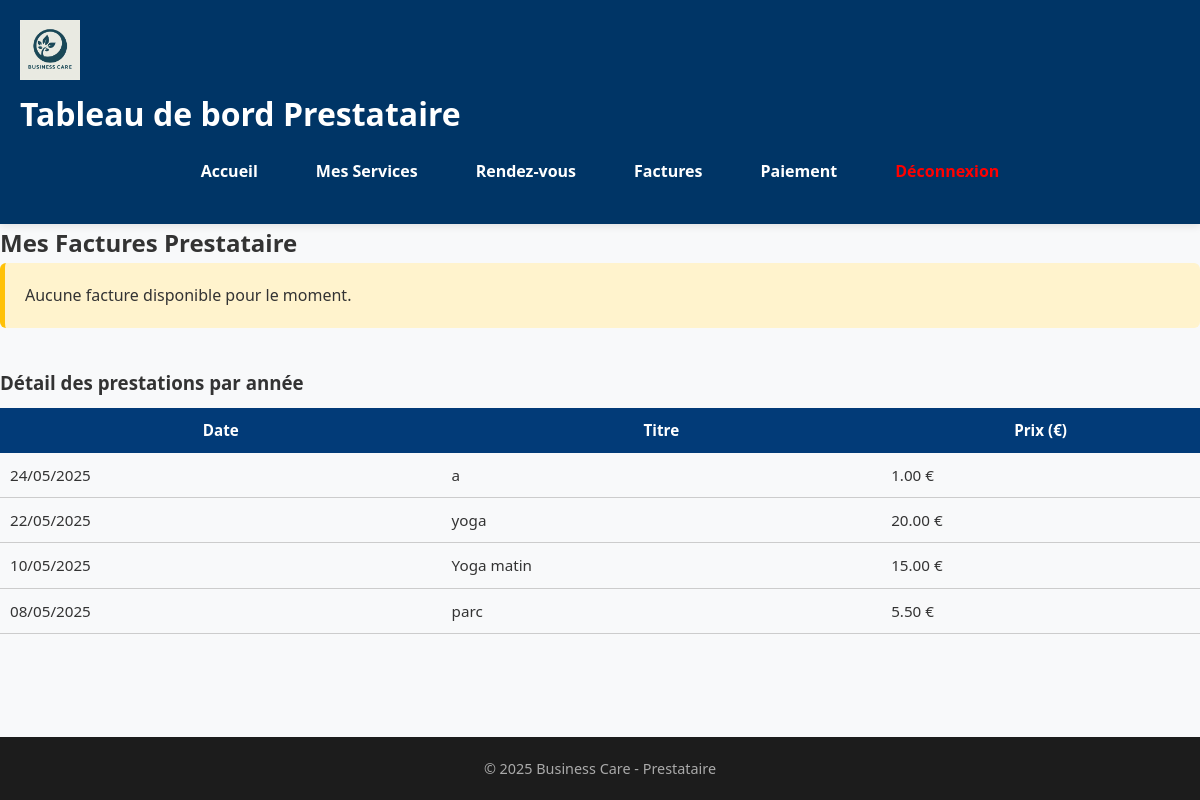
Page /provider/factures.php (signed in) on the committed database.
### tables this page shows
CREATE TABLE `services` (
  `id` int(11) NOT NULL,
  `title` varchar(150) DEFAULT NULL,
  `description` text,
  `category` varchar(100) DEFAULT NULL,
  `price` decimal(10,2) DEFAULT NULL,
  `service_date` date NOT NULL,
  `service_time` time NOT NULL,
  `capacity` int(11) DEFAULT '0',
  `duration` int(11) DEFAULT '60',
  `provider_id` int(11) DEFAULT NULL
);

### provider/factures.php (the view, shortened to what this page needs)
<?php
include 'includes/header.php';
$provider_id = $_SESSION['user_id'];
$stmt = $pdo->prepare("SELECT * FROM provider_invoices WHERE provider_id = ? ORDER BY year DESC");
$stmt->execute([$provider_id]);
$invoices = $stmt->fetchAll();
$services_stmt = $pdo->prepare("SELECT * FROM services WHERE provider_id = ? ORDER BY service_date DESC");
$services_stmt->execute([$provider_id]);
$services = $services_stmt->fetchAll();
?>
<main class="form-section">
    <h2>Mes Factures Prestataire</h2>
    <?php if (empty($invoices)): ?>
        <div style="padding: 20px; background-color: #fff3cd; border-left: 5px solid #ffc107; border-radius: 6px;">
            Aucune facture disponible pour le moment.
        </div>
    <?php endif; ?>
    <h3 style="margin-top: 40px;">Détail des prestations par année</h3>
    <table style="width: 100%; border-collapse: collapse; margin-top: 10px; font-size: 0.95rem;">
        <thead>
            <tr style="background-color:rgb(2, 59, 120); color: white;">
                <th style="padding: 10px;">Date</th>
                <th style="padding: 10px;">Titre</th>
                <th style="padding: 10px;">Prix (€)</th>
            </tr>
        </thead>
        <tbody>
            <?php foreach ($services as $srv): ?>
                <tr style="border-bottom: 1px solid #ccc;">
                    <td style="padding: 10px;"><?= htmlspecialchars(date('d/m/Y', strtotime($srv['service_date']))) ?></td>
                    <td style="padding: 10px;"><?= htmlspecialchars($srv['title']) ?></td>
                    <td style="padding: 10px;"><?= number_format($srv['price'], 2) ?> €</td>
                </tr>
            <?php endforeach; ?>
        </tbody>
    </table>
</main>
<?php include 'includes/footer.php'; ?>

### assets/css/style.css (style rules this page uses)
* { margin: 0; padding: 0; box-sizing: border-box; }
:root { --primary: #003566; --secondary: #ffc300; --light: #f8f9fa; --dark: #1c1c1c; --text: #333; --accent: #0077b6; }
html, body { height: 100%; display: flex; flex-direction: column; }
body { font-family: 'Segoe UI', Tahoma, Geneva, Verdana, sans-serif; background-color: var(--light); color: var(--text); line-height: 1.6; }

### rows in the picture
services: service_date "24/05/2025", title "a", price "1.00"
services: service_date "22/05/2025", title "yoga", price "20.00"
services: service_date "10/05/2025", title "Yoga matin", price "15.00"
services: service_date "08/05/2025", title "parc", price "5.50"
